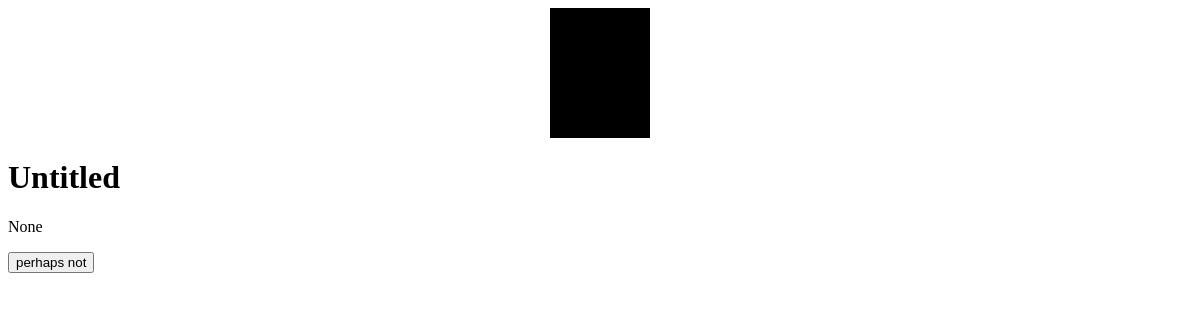
Page /storylet?id=9 (signed in) on the earlier database version.
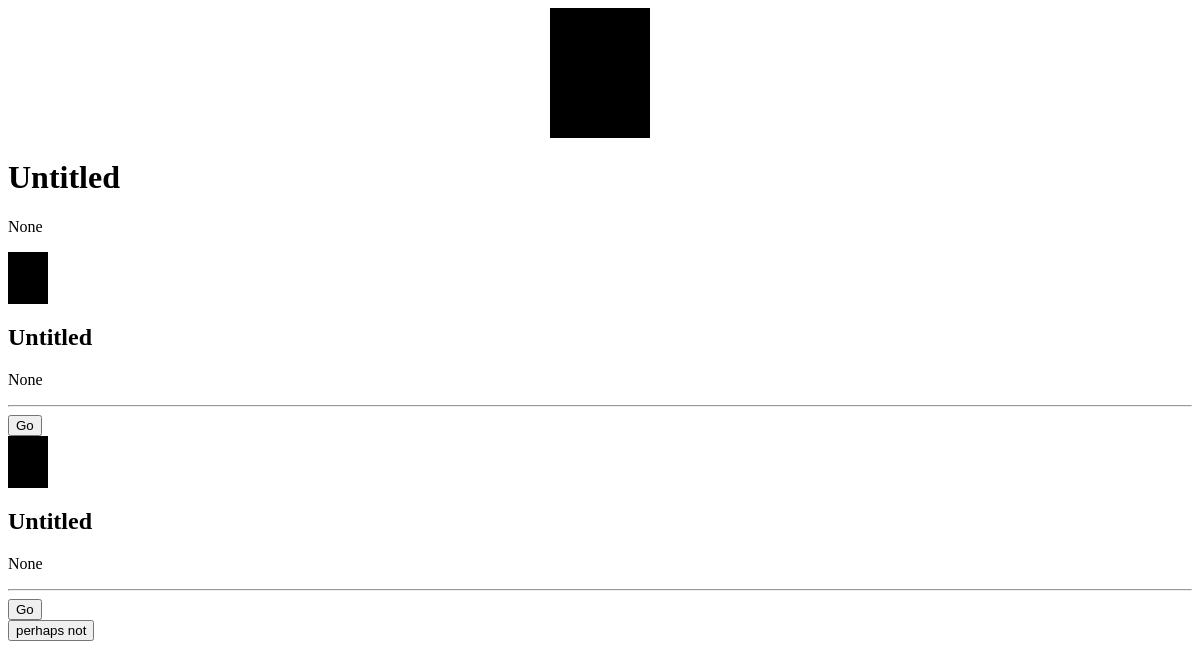
Same page on the later database version.
### app/models.py (models this page shows)
class Branch(db.Model):
    id = db.Column(db.Integer, primary_key=True)
    title = db.Column(db.String)
    image = db.Column(db.String)
    description = db.Column(db.Text)
    button_text = db.Column(db.String)
    storylet_id = db.Column(db.Integer, db.ForeignKey('storylet.id'))
    results = db.relationship('Result', backref='parent_branch', lazy='dynamic')
    notes = db.Column(db.Text)
    order = db.Column(db.Integer)
    action_cost = db.Column(db.Integer)

### app/game/routes.py (the view)
@bp.route('/storylet')
@login_required
def storylet():
    id = request.args.get('id', type=int)
    storylet = db.session.query(Storylet).get(id)
    return render_template('storylet.html', storylet=storylet)

### app/models.py (called while the page is built)
@login.user_loader
def load_user(id):
    return User.query.get(int(id))

### app/routes.py (called while the page is built)
@app.before_request
def before_request():
    if current_user.is_authenticated:
        current_user.last_online = datetime.utcnow()
        db.session.commit()

### app/game/templates/storylet.html (shortened to what this page needs)
            <div class="storylet">
                <div>
                    <div id="imgcontainer" class="boxshadow">
                        <center><img src= "{{ url_for('static', filename='images/' + storylet.image) }}" class ="digitaleffect"></center>
                    </div>
                </div>
                <div>
                    <div id="storytext">
                        <h1>{{ storylet.title }}</h1>
                        <p style="margin-top: 5px;">{{ storylet.description }}</p>
                    </div>
                </div>
            </div>
            {% for branch in storylet.branches %}
            <div id="branch">
                <div class="branch-top">
                    <div class="branch-margin">
                        <img width="40" src="{{ url_for('static', filename='images/' + branch.image) }}" class="digitaleffect boxshadow">
                    </div>
                    <div>
                        <div id="storytext">
                            <h2 class="branch-margin">{{ branch.title }}</h2>
                            <p>{{ branch.description }}</p>
                        </div>
                    </div>
                </div>
                <hr class="branch-divider">
                <div class="branch-footer">
                    <div class="button-container">
                        <button class="button" onclick="callResult({{ branch.id }})">{{ branch.button_text }}</button>
                    </div>
                </div>
            </div>
            {% endfor %}
            {% if storylet.escapable %}
            <button class="button" onclick="returnToHome()">perhaps not</button>
            {% endif %}

Differences in the rows shown:
added Branch: image (picture), title "Untitled", description "None", button_text "Go"
added Branch: image (picture), title "Untitled", description "None", button_text "Go"
